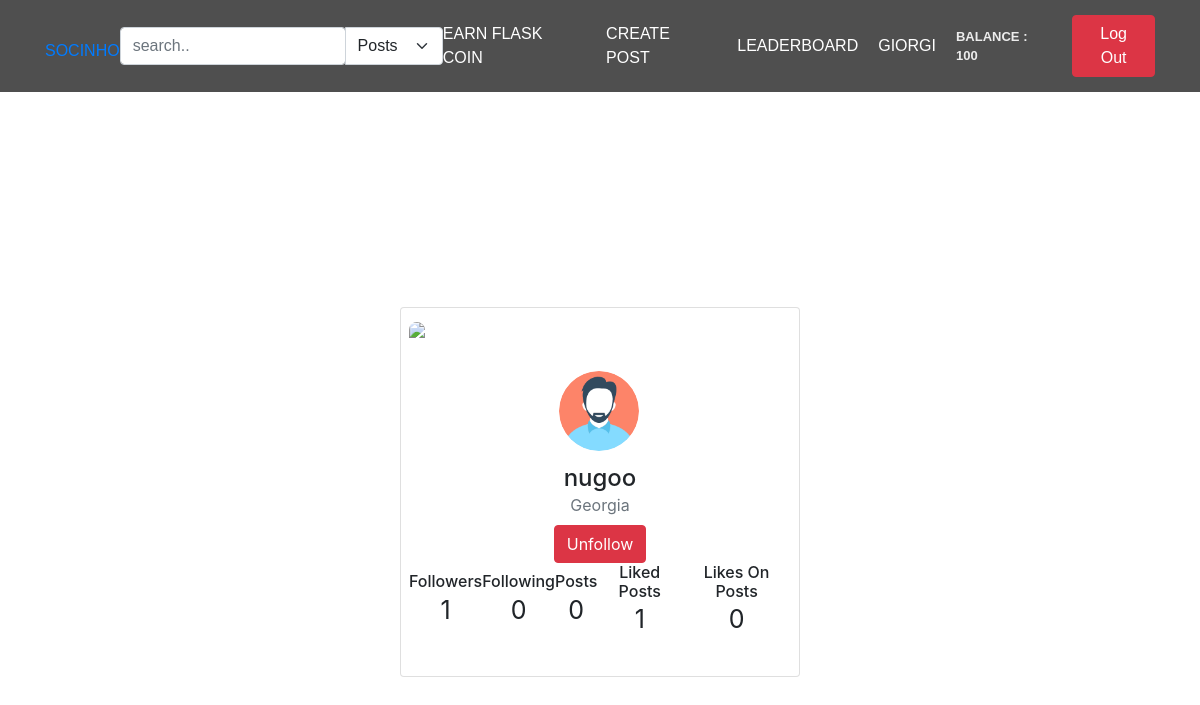
Page /users-profile/1 (signed in) on the committed database.
### app/main/models.py (models this page shows, shortened)
class User(db.Model, UserMixin):
    id = db.Column(db.Integer, primary_key=True)
    username = db.Column(db.String(80), unique=True)
    email = db.Column(db.String(50), nullable=False)
    password = db.Column(db.String(50), nullable=False)
    user_image = db.Column(db.String(80), default='static/pfp/default.png')
    flask_coin = db.Column(db.Integer, default=100)
    privacy = db.Column(db.String(50), default='public')
    posts = db.relationship('Post', backref='user', lazy=True, cascade="all, delete-orphan")
    followers = db.relationship('Follow', foreign_keys='Follow.following_to_id', backref='following_to', lazy='dynamic', cascade="all, delete-orphan", uselist=True)
    following = db.relationship('Follow', foreign_keys='Follow.following_from_id', backref='following_from', lazy='dynamic', cascade="all, delete-orphan", uselist=True)
    likes = db.relationship('Like', backref='user', lazy=True, cascade="all, delete-orphan")
    def delete(self):
        db.session.delete(self)
        db.session.commit()

### app/main/views.py (the view)
@main_bp.route('/users-profile/<int:user_id>', methods=['GET', 'POST'])
@login_required
def users_profile(user_id):
    if user_id == current_user.id:
        return redirect(url_for('main.user_profile'))
    user = User.query.filter_by(id=user_id).first()
    if not user:
        return redirect(url_for('main.index'))
    current_user_following = Follow.query.filter_by(following_from_id=current_user.id, following_to_id=user_id, following_status='active').first()
    user_posts = Post.query.filter(Post.user_id == user_id, Post.post_type != 'anonym').all()
    user_liked_posts = Like.query.filter_by(user_id=user_id, like_status='active').all()
    user_followers = Follow.query.filter_by(following_to_id=user_id, following_status='active').all()
    user_followers_ids = [user_follower.following_from_id for user_follower in user_followers]
    user_following = Follow.query.filter_by(following_from_id=user_id, following_status='active').all()
    user_liked_it_posts = []
    for post in user_posts:
        like_to_currents_post = Like.query.filter_by(post_id=post.id, like_status='active').all()
        if like_to_currents_post:
            user_liked_it_posts.append(like_to_currents_post)
    return render_template('users-profile.html', user=user, user_posts=user_posts,
                           user_liked_posts=user_liked_posts, user_followers=user_followers,
                           user_following=user_following, user_liked_it_posts=user_liked_it_posts,
                           current_user_following=current_user_following, user_followers_ids=user_followers_ids)

### app/main/views.py (called while the page is built)
@login_manager.user_loader
def load_user(user_id):
    return User.query.get(user_id)

### app/main/templates/users-profile.html (shortened to what this page needs)
{% extends "main.html" %}
{% block content %}
<div class="containerr d-flex justify-content-center align-items-center">
             <div class="card">
              <div class="upper">
                <img src="https://i.imgur.com/Qtrsrk5.jpg" class="img-fluid">
              </div>
              <div class="user text-center">
                <div class="profile">
                  <img src="{{user.user_image}}" class="rounded-circle" width="80">
                </div>
              </div>
              <div class="mt-5 text-center">
                <h4 class="mb-0">{{ user.username }}</h4>
                <span class="text-muted d-block mb-2">Georgia</span>
                {% if not current_user_following %}
                <form action="{{ url_for( 'main.following', user_id=user.id ) }}" method="post">
                    <input type="hidden" name="csrf_token" value="{{ csrf_token() }}">
                    <input type="hidden" name="follow_status" value="follow">
                    <button class="btn btn-primary btn-sm follow">follow</button>
                </form>
                {% else %}
                 <form action="{{ url_for( 'main.following', user_id=user.id ) }}" method="post">
                    <button class="btn btn-danger">Unfollow</button>
                </form>
                {% endif %}
              {% if user.privacy == 'public' or (current_user.id in user_followers_ids and user.privacy == 'followers') %}
                <div class="d-flex justify-content-between align-items-center mt-10 px-10">
                  <div class="stats">
                    <h6 class="mb-0">Followers</h6>
                    <span>{{user_followers|length}}</span>
                  </div>
                  <div class="stats">
                    <h6 class="mb-0">Following</h6>
                    <span>{{user_following|length}}</span>
                  </div>
                  <div class="stats">
                    <h6 class="mb-0">Posts</h6>
                    <span>{{ user_posts|length }}</span>
                  </div>
                  <div class="stats">
                    <h6 class="mb-0">Liked Posts</h6>
                    <span>{{ user_liked_posts|length }}</span>
                  </div>
                  <div class="stats">
                    <h6 class="mb-0">Likes On Posts</h6>
                    <span>{{ user_liked_it_posts|length }}</span>
                  </div>
                </div>
                {% endif %}
              </div>
             </div>
           </div>
{% endblock content %}

### app/main/templates/main.html (shortened to what this page needs)
<!DOCTYPE html>
<html lang="en">
<head>
    <link rel="stylesheet" href="https://cdn.jsdelivr.net/npm/bootstrap@5.0.0-alpha1/dist/css/bootstrap.min.css">
    <link rel="stylesheet" href="{{ url_for('static', filename='style.css') }}">
    <link rel="stylesheet" href="https://cdn.jsdelivr.net/npm/bootstrap@4.3.1/dist/css/bootstrap.min.css">
</head>
<body>
    <header class="main-header">
        <div class="container">
            <li class="socinho" ><a href="{{ url_for('main.index') }}">SOCINHO</a> </li>
            {% if current_user.is_authenticated %}
                <form action="{{ url_for('main.search') }}" method="post">
                    <div class="input-group">
                        <input  type="search" class="form-control rounded" placeholder="search.." aria-label="Search" aria-describedby="search-addon" name="search" required />
                        <select class="form-select" aria-label="Default select example" onchange="this.form.submit()" name="search_filter">
                            <option value="posts" >Posts</option>
                        </select>
                    </div>
                </form>
            {% endif %}
            <nav class="main-navigation">
                {% if current_user.username %}
                    <li><a href="{{ url_for('main.play_for_earn') }}">Earn Flask Coin </a></li>
                    <li><a href="/create-post" data-toggle="modal" data-target="#mymodal">Create Post</a></li>
                    <li><a href="/leaderboard">Leaderboard</a></li>
                    <li><a href="{{ url_for('main.user_profile') }}">{{current_user.username}}</a></li>
                    <li><p class="balance" style="margin: 0">Balance : {{ current_user.flask_coin }}</p>
                {% endif %}
            </nav>
            <div>
                {% if current_user.username %}
                    <li>
                        <form action="{{ url_for('main.logout') }}">
                            <button name="submit" type="submit" class="btn btn-danger">Log Out</button>
                        </form>
                    </li>
                {% endif %}
            </div>
        </div>
    </header>
    {% block content %}
    {% endblock %}
</body>
</html>

### app/main/static/style.css (style rules this page uses)
body { background-color: #000; }
.card { width: 400px; border:none; }
body { background-color: rgb(156, 205, 226); }
li { list-style-type: none; }
.main-header { top: 0; padding: 15px; width: 100%; background-color: rgba(35, 35, 35, 0.8); z-index: 11; }
.main-header .container { font-family: "Source Sans Pro Bold", sans-serif; display: flex; align-items: center; justify-content: space-between; text-transform: uppercase; }
.main-header .container .main-navigation { transition: 1s height; text-transform: uppercase; display: flex; align-items: center; }
.main-header .container .main-navigation li { width: fit-content; margin-right: 20px; padding: 0; }
.main-header .container .main-navigation li a { font-size: 16px; color: white; -webkit-transition: 0.3s; -moz-transition: 0.3s; -o-transition: 0.3s; transition: 0.3s; }
.containerr { max-width: 400px; width: 100%; margin: 0 auto; position: relative; }
.balance { font-size: 13px; font-weight: bold; color: #ececec; }
body { background-color:#545454; font-family: "Poppins", sans-serif; font-weight: 300; }
.containerr { height: 100vh; }
.card { width: 400px; border: none; border-radius: 15px; padding: 8px; background-color: #fff; position: fixed; height: 370px; }
.upper { height: 100px; }
.upper img { width: 100%; border-top-left-radius: 10px; border-top-right-radius: 10px; }
.user { position: relative; }
.profile img { height: 80px; width: 80px; margin-top:2px; }
.profile { position: absolute; top:-50px; left: 38%; height: 90px; width: 90px; border:3px solid #fff; border-radius: 50%; }
.stats span { font-size: 25px; }
.rounded { width: 55% !important; }
.socinho { margin-top: 10px; }

### rows in the picture
User: username "GIORGI", flask_coin "100"
User: user_image (placeholder picture), username "nugoo"

### other values in the picture
{{ user_followers|length }} "1"
{{ user_following|length }} "0"
{{ user_posts|length }} "0"
{{ user_liked_posts|length }} "1"
{{ user_liked_it_posts|length }} "0"
